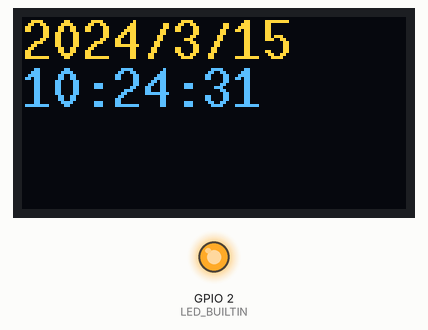
Recording of a sketch running on a simulated ESP32. Shown: 128×64 one-colour display, output pins drawn as LEDs (lit = HIGH). The OLED is the two-colour kind (top 16 rows yellow); WiFi joins after 1.5 s; servers stay silent unless stated; the local clock reads 2024-03-15 10:24:30 at power-on unless the sketch sets it; what the sketch prints to the serial monitor is not drawn.

Above: at 1.9 s.
At 6.0 s:
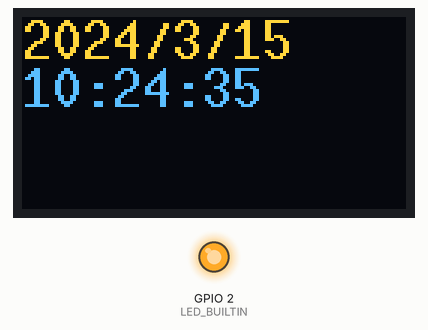
At 11.1 s:
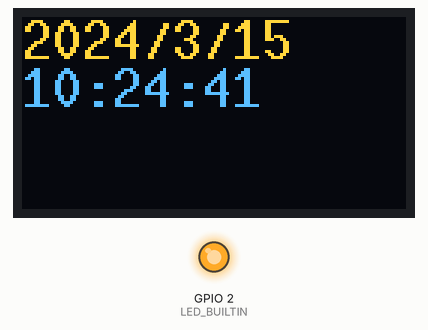
At 20.4 s:
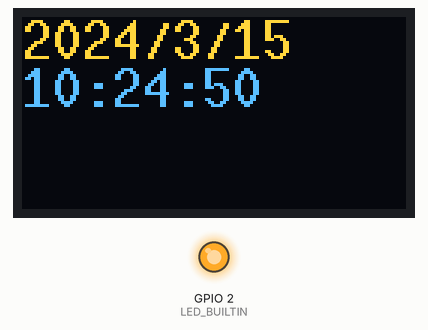
At 29.6 s:
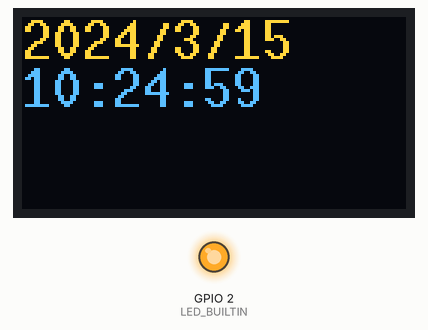
At 38.8 s:
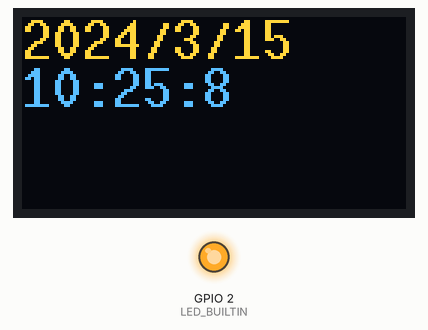

The sketch:

ch5_2.ino
```cpp
//Generated Date: Thu, 01 Aug 2024 08:27:33 GMT

String Date = "";
String Time = "";
#include <WiFi.h>
#include <time.h>
#include <U8g2lib.h>
#include <Wire.h>
U8G2_SSD1306_128X64_NONAME_F_HW_I2C u8g2(U8G2_R0, /* reset=*/ U8X8_PIN_NONE);

char _lwifi_ssid[] = "你的WiFi熱點帳號";
char _lwifi_pass[] = "你的WiFi熱點帳號";
void Display(String Date4F, String Time4F) {
  u8g2.setFont(u8g2_font_10x20_me);
  u8g2.firstPage();
  do {
    u8g2.drawStr(0,14,String(Date4F).c_str());
    u8g2.drawStr(0,30,String(Time4F).c_str());
  } while ( u8g2.nextPage() );
}

int get_data_from_RTC(byte dataType) {
  int myResult=0;
  time_t t = time(NULL);
  struct tm *t_st;
  t_st = localtime(&t);
  switch(dataType){
    case 0:
      myResult=(1900 + t_st->tm_year);
      break;
    case 1:
      myResult=( 1 + t_st->tm_mon);
      break;
    case 2:
      myResult=t_st->tm_mday;
      break;
    case 3:
      myResult=t_st->tm_hour;
      break;
    case 4:
      myResult=t_st->tm_min;
      break;
    case 5:
      myResult=t_st->tm_sec;
      break;
    case 6:
      myResult=t_st->tm_wday;
      break;
  }
  return myResult;
}

void setup()
{
  Serial.begin(115200);

  pinMode(LED_BUILTIN, OUTPUT);
  u8g2.begin();
  u8g2.setFont(u8g2_font_10x20_me);
  u8g2.disableUTF8Print();
  WiFi.disconnect();
  WiFi.softAPdisconnect(true);
  WiFi.mode(WIFI_STA);
  WiFi.begin(_lwifi_ssid, _lwifi_pass);
  while (WiFi.status() != WL_CONNECTED) { delay(500); }
  delay(300);
  digitalWrite(LED_BUILTIN, HIGH);
  configTime(8*3600, 0, "time.stdtime.gov.tw","time.nist.gov");
  while(get_data_from_RTC(0)<2000){delay(500);}
}

void loop()
{
  Date = String(get_data_from_RTC(0))+String("/")+String(get_data_from_RTC(1))+String("/")+String(get_data_from_RTC(2));
  Time = String(get_data_from_RTC(3))+String(":")+String(get_data_from_RTC(4))+String(":")+String(get_data_from_RTC(5));
  Serial.println(Date);
  Serial.println(Time);
  Display(Date, Time);
  delay(1000);
}
```

Measured:
- what the display in image 0 shows lasts 1.0 s, from 1.9 s to 2.9 s
